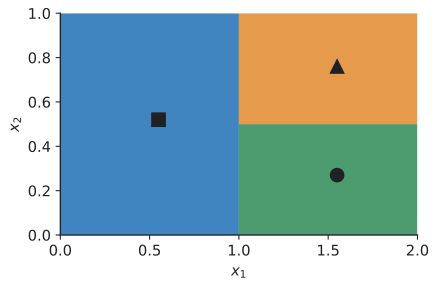

Write the Python code that produced this figure.
"""Prediction map over (x1, x2) plus three candidate decision trees, one per option.

Redrawn from Google's Decision Forests course. Map: blue square where x1 < 1; for x1 ≥ 1,
orange triangle where x2 ≥ 0.5 and green circle below.
"""

import matplotlib.pyplot as plt
from matplotlib.patches import Rectangle

from mlrecall.figstyle import BLUE, GREEN, INK, ORANGE, decision_tree, save

TINT = {"blue ■": "#d6e6f4", "orange ▲": "#f9e3cc", "green ●": "#d5ebdd"}

fig, ax = plt.subplots(figsize=(4.8, 3.0))
for (x, y, w, h), color in [
    ((0, 0, 1, 1), BLUE),
    ((1, 0.5, 1, 0.5), ORANGE),
    ((1, 0, 1, 0.5), GREEN),
]:
    ax.add_patch(Rectangle((x, y), w, h, color=color, alpha=0.85, lw=0))
for x, y, marker in [(0.55, 0.52, "s"), (1.55, 0.76, "^"), (1.55, 0.27, "o")]:
    ax.plot(x, y, marker, color=INK, markersize=10)
ax.set(xlim=(0, 2), ylim=(0, 1), xlabel="$x_1$", ylabel="$x_2$")
ax.set_xticks([0, 0.5, 1.0, 1.5, 2.0])
save(fig, __file__)

TREES = {  # option index → tree (root condition, yes branch, no branch)
    "a": ("x1 ≥ 1", ("x2 ≥ 0.5", "orange ▲", "green ●"), "blue ■"),
    "b": ("x2 ≥ 0.5", ("x1 ≥ 1", "orange ▲", "green ●"), "blue ■"),
    "c": ("x1 ≥ 1", ("x2 ≥ 0.5", "green ●", "blue ■"), "orange ▲"),
}
for letter, (root, yes, no) in TREES.items():
    fig, ax = plt.subplots(figsize=(4.8, 2.9))
    decision_tree(ax, root, yes, no, leaf_style=TINT)
    save(fig, __file__, f"-{letter}")
